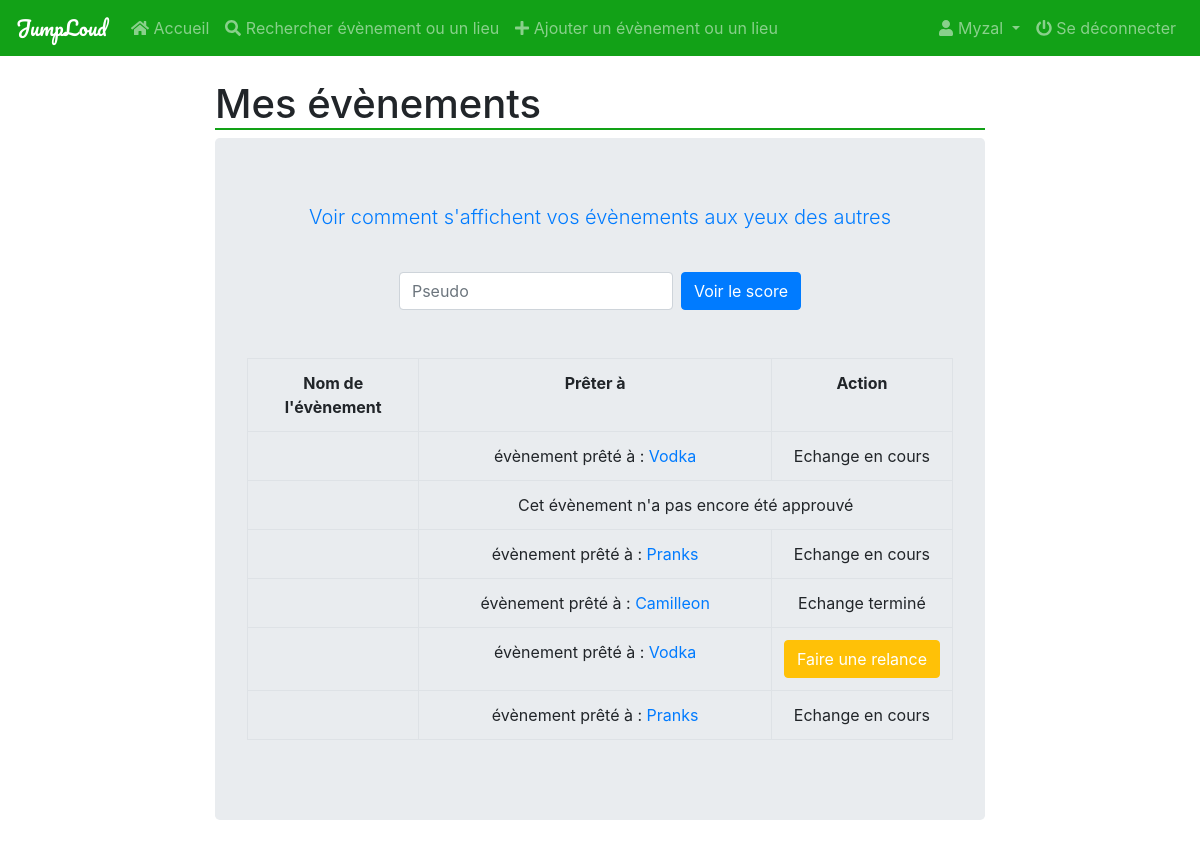
The page /Projet/lendObject.php (signed in) on the database its author committed.
### tables this page shows
CREATE TABLE IF NOT EXISTS `user` (
  `id` int(11) NOT NULL AUTO_INCREMENT,
  `gender` char(1) NOT NULL,
  `email` varchar(255) NOT NULL,
  `nom` varchar(50) NOT NULL,
  `prenom` varchar(50) NOT NULL,
  `password` varchar(255) NOT NULL,
  `date_naissance` date NOT NULL,
  `pseudo` varchar(50) NOT NULL,
  `role` char(1) NOT NULL DEFAULT '0',
  `dateInscription` timestamp NOT NULL DEFAULT CURRENT_TIMESTAMP,
  `lastUpdate` timestamp NULL DEFAULT NULL,
  `country` char(2) NOT NULL,
  `ville` varchar(100) NOT NULL,
  `score` int(11) NOT NULL DEFAULT '200',
  `validationKey` varchar(255) NOT NULL,
  PRIMARY KEY (`id`)
);

CREATE TABLE IF NOT EXISTS `produit` (
  `id` int(11) NOT NULL AUTO_INCREMENT,
  `nom_objet` varchar(50) NOT NULL,
  `approbation` char(1) NOT NULL,
  `description` text NOT NULL,
  `dateHeure` timestamp NOT NULL DEFAULT CURRENT_TIMESTAMP,
  `dateDisponibilite` date NOT NULL,
  `pseudo_user` varchar(255) NOT NULL,
  `categorie` int(11) NOT NULL,
  `type` varchar(255) NOT NULL,
  `lent` int(11) DEFAULT '0',
  PRIMARY KEY (`id`)
);

CREATE TABLE IF NOT EXISTS `echange` (
  `id` int(11) NOT NULL AUTO_INCREMENT,
  `keyGiver` varchar(255) NOT NULL,
  `pseudo_taker` varchar(255) NOT NULL,
  `pseudo_giver` varchar(255) NOT NULL,
  `date` timestamp NULL DEFAULT CURRENT_TIMESTAMP,
  `state` int(11) DEFAULT '0',
  `idObject` int(11) NOT NULL,
  `lastRevive` timestamp NULL DEFAULT NULL,
  `totalRevives` int(11) DEFAULT '0',
  PRIMARY KEY (`id`)
);

### Projet/functions.php (called while the page is built, shortened)
<?php
function connectDB(){
	try{
		$connection = new PDO(
					DBDRIVER.":host=".DBHOST.";dbname=".DBNAME,
					DBUSER,
					DBPWD, array(PDO::MYSQL_ATTR_INIT_COMMAND => 'SET NAMES utf8'));
	}catch(Exception $e){
		die( "Erreur SQL ".$e->getMessage() );
	}
	return $connection;
}
function createToken($id, $email){
	$sha1 = sha1($email."FDSQfdsq444FGSDQ".$id."fdsfqfsdq");
	return substr($sha1, 4, 10) ;
}
function isConnected(){
	if(isset($_SESSION["auth"]) && $_SESSION["auth"]==true){
		$connection = connectDB();
		$query = $connection->prepare("SELECT id FROM user WHERE email = :toto");
		$query->execute([
						"toto"=>$_SESSION["email"]
					]);
		$resultat = $query->fetch();
		if($_SESSION["token"] == createToken($resultat["id"], $_SESSION["email"]) ){
			return true;
		}else{
			return false;
		}
	}else{
		return false;
	}
}
function getPseudo($email){
	$connection = connectDB();
	$query = $connection->prepare("SELECT pseudo FROM user WHERE email = :toto");
	$query->execute([
					"toto"=>$email
				]);
	$resultat = $query->fetch();
	return $resultat['pseudo'];
}
function tradeTo($idObject){
	$bdd = connectDB();
	$request = $bdd->prepare('SELECT pseudo_taker,pseudo_giver FROM echange WHERE idObject=:idObject');
	$request->execute([
		"idObject" => $idObject,
	]);
	$result = $request->fetch(PDO::FETCH_ASSOC);
	if ($result['pseudo_taker'] == getPseudo($_SESSION['email'])) {
		return $result['pseudo_giver'];
	}else{
		return $result['pseudo_taker'];
	}
}
function getTradeState($id){
	$bdd = connectDB();
	$request = $bdd->prepare('SELECT state FROM echange WHERE idObject=:id');
	$request->execute([
		"id" => $id,
	]);
	$result = $request->fetch();
	return $result['state'];
}

### Projet/lendObject.php (the view, shortened to what this page needs)
<?php
include "head.php";
include "functions.php";
include "navbar.php";
$bdd = connectDB();
?>
<body>
<div class="container-fluid">
	<div class="row justify-content-center">
		<div class="col-lg-8">
			<h1 class="titleUnderlined">Mes évènements</h1>
			<div class="jumbotron">
				<p class="lead text-center"><a href="myObjects.php">Voir comment s'affichent vos évènements aux yeux des autres</a></p>
				<br>
				<form method="" onsubmit="return checkScore();" class="form-inline text-center justify-content-center">
					<input class="form-control mr-2" type="text" name="pseudoToCheck" id="pseudoToCheck" placeholder="Pseudo">
					<input type="submit" class="btn btn-primary" value="Voir le score">
				</form>
				<br>
				<br>
				<div class="row justify-content-center">
					<div class="col-lg-12">
						<?php
						$requestNotLent = $bdd->prepare('SELECT * FROM produit WHERE pseudo_user = :pseudo ORDER BY dateHeure DESC');
						$requestNotLent->execute([
							"pseudo" => getPseudo($_SESSION['email']),
							]);
						$result = $requestNotLent->fetchAll(PDO::FETCH_ASSOC);
						if (empty($result)) {
							?>
							<h3 class="text-center">Vous n'avez pas encore proposé d'évènement !</h3>
							<h4 class="text-center"><a href="addObject.php">Proposez en un dès maintenant !</a></h4>
							<?php
						}else{
							?>
							<table class="table table-bordered text-center">
								<tr>
									<th>Nom de l'évènement</th>
									<th style="width: 50%">Prêter à</th>
									<th>Action</th>
								</tr>
								<?php
								foreach ($result as $key => $value) {
									if ($value['approbation'] == 0) {
										?>
										<td><?php echo $value['nom_évènement']; ?></td>
										<td colspan="2">Cet évènement n'a pas encore été approuvé</td>
										<?php
									}else{
										?>
										<td><?php echo $value['nom_évènement']; ?></td>
										<td class="text-center">
											<?php
											if ($value['lent']) {
												?>
												évènement prêté à : <a href="profil.php?pseudo=<?php echo tradeTo($value['id'])?>"><?php echo tradeTo($value['id']) ?></a>
												<?php
											}
											?>
										</td>
										<td class="justify-content-center">
											<?php
											if ($value['lent']) {
												if (getTradeState($value['id']) == 1) {
													?>
													<form class="form-inline justify-content-center" method="POST">
														<input style="color: white;" type="submit" name="reviveUser" value="Faire une relance" class="btn btn-warning">
													</form>
													<?php
												}elseif (getTradeState($value['id']) == 3) {
													echo "Echange terminé";
												}else{
													echo "Echange en cours";
												}
											}
											?>
										</td>
										<?php
									}
									?>
									<?php
								}
								?>
							</table>
							<?php
						}
						?>
					</div>
				</div>
			</div>
		</div>
	</div>
</div>
</body>
</html>

### Projet/navbar.php (shortened to what this page needs)
<nav class="navbar navbar-expand-lg fixed-top navbar-dark" style="background-color: #12a117">
  <a class="navbar-brand pacifico" href="/Projet/index.php">JumpLoud</a>
  <?php
  if (isConnected()) {
	?>
	<div class="collapse navbar-collapse" id="navbarSupportedContent">
	  <ul class="navbar-nav mr-auto">
		<li class="nav-item">
		  <a class="nav-link" href="/Projet/index.php"><i class="fas fa-home"></i> Accueil <span class="sr-only">(current)</span></a>
		</li>
		<li class="nav-item">
		  <a class="nav-link" href="searchobject.php"><i class="fas fa-search"></i> Rechercher évènement ou un lieu</a>
		</li>
		<li class="nav-item">
		  <a class="nav-link" href="addobject.php"><i class="fas fa-plus"></i> Ajouter un évènement ou un lieu</a>
		</li>
	  </ul>
	  <div class="my-2 my-lg-0">
		<ul class="navbar-nav mr-auto">
		  <li class="nav-item dropdown">
			<a class="nav-link dropdown-toggle" href="#" id="navbarDropdown" role="button" data-toggle="dropdown" aria-haspopup="true" aria-expanded="false">
			  <i class="fas fa-user"></i> <?php echo getPseudo($_SESSION['email']); ?>
			</a>
		  </li>
		  <li class="nav-item">
			<a class="nav-link" href="/Projet/logout.php"><i class="fas fa-power-off"></i> Se déconnecter</a>
		  </li>
		</ul>
	  </div>
	</div>
	<?php
   }
  ?>
</nav>

### Projet/css/custom.css (style rules this page uses)
.navbar { background-color: #12a117; }
.titleUnderlined { margin-top: 10vh; border-bottom: 2px solid #12A117; }
.pacifico { font-family: 'Pacifico', sans-serif; }

### rows shown on the page
user: pseudo "Myzal"
produit: id.pseudo_taker "Vodka", lent "Echange en cours"
produit: id.pseudo_taker "Pranks", lent "Echange en cours"
produit: id.pseudo_taker "Camilleon", lent "Echange terminé"
produit: id.pseudo_taker "Vodka"
produit: id.pseudo_taker "Pranks", lent "Echange en cours"
